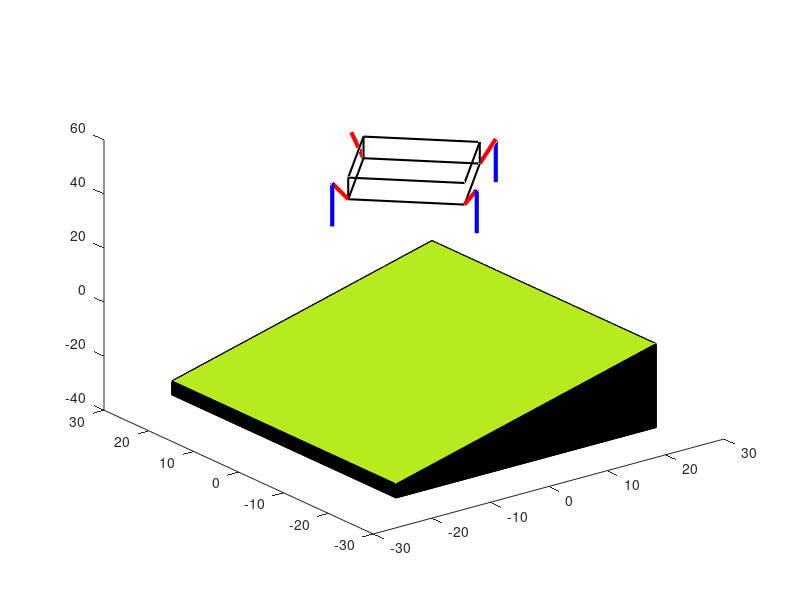

This figure's MATLAB source: (Note: this script raises an error after producing the figure.)
clc; clear; close all;


%@@@@@@@@@@@@@@@@@@@@@@@@@@@@@@@@@@@@@@@@@@@@@@@@@@@@@@@@@@@@@@@@@@@@@@@@@@@@@@@@@@@@@@@@@@@@@@@@@@@@@@Leg Landing variable setting지면으로부터 50위에있음


L_ang1_east = 430;                                                % L1 이동경로설정(EAST)
L_theta1_east = L_ang1_east*(pi/180);
L_r1_east = 8;                                                    % L1 원의반지름
L_x1_east = L_r1_east*cos(L_theta1_east)+11.25;                   % X축 평행이동 및 설정
L_z1_east = L_r1_east*sin(L_theta1_east)+50 ;                     % Z축 설정

L_ang2_east = 430;                                                % L2 이동경로 설정(EAST)
L_theta2_east = L_ang2_east*(pi/180);
L_r2_east = 8;                                                    % L2 원의반지름
L_x2_east = L_r2_east*cos(L_theta2_east)+11.25;                   % X축 평행이동 및 설정
L_z2_east = L_r2_east*sin(L_theta2_east)+34;                      % Z축 평행이동 및 설정
    
L_ang1_west = 110;                                                % L1 이동경로설정(WEST)
L_theta1_west = L_ang1_west*(pi/180);
L_r1_west = 8;                                                    % L1 원의반지름
L_x1_west = L_r1_west*cos(L_theta1_west)-11.25;                   % X축 평행이동 및 설정 
L_z1_west = L_r1_west*sin(L_theta1_west)+50;                      % Z축 설정

L_ang2_west = 110;                                                % L2 이동경로 설정(WEST)
L_theta2_west = L_ang2_west*(pi/180);
L_r2_west = 8;                                                    % L2원의반지름
L_x2_west = L_r2_west*cos(L_theta2_west)-11.25;                   % X축 평행이동 및 설정
L_z2_west = L_r2_west*sin(L_theta2_west)+34;                      % Z축 평행이동 및 설정

L_ang1_north = 430;                                               % L1 이동경로설정(NORTH)
L_theta1_north = L_ang1_north*(pi/180);
L_r1_north = 8;                                                   % 원의반지름
L_y1_north = L_r1_north*cos(L_theta1_north)+11.25;                % Y축 평행이동 및 설정 
L_z1_north = L_r1_north*sin(L_theta1_north)+50;                   % Z축 설정

L_ang2_north = 430;                                               % L2 이동경로 설정(NORTH)
L_theta2_north = L_ang2_north*(pi/180);
L_r2_north = 8;                                                   % 원의반지름
L_y2_north = L_r2_north*cos(L_theta2_north)+11.25;                % Y축 평행이동 및 설정
L_z2_north = L_r2_north*sin(L_theta2_north)+34;                   % Z축 평행이동 및 설정

L_ang1_south = 110;                                               % L1 이동경로설정(SOUTH)
L_theta1_south = L_ang1_south*(pi/180);
L_r1_south = 8;                                                   % 원의반지름
L_y1_south = L_r1_south*cos(L_theta1_south)-11.25;                % Y축 평행이동 및 설정 
L_z1_south = L_r1_south*sin(L_theta1_south)+50;                   % Z축 설정

L_ang2_south = 110;                                               % L2 이동경로 설정(SOUTH)
L_theta2_south = L_ang2_south*(pi/180);
L_r2_south = 8;                                                   % 원의반지름
L_y2_south = L_r2_south*cos(L_theta2_south)-11.25;                % Y축 평행이동 및 설정
L_z2_south = L_r2_south*sin(L_theta2_south)+34;                   % Z축 평행이동 및 설정


%@@@@@@@@@@@@@@@@@@@@@@@@@@@@@@@@@@@@@@@@@@@@@@@@@@@@@@@@@@@@@@@@@@@@@@@@@@@@@@@@@@@@@@@@@@@@@@@@@@@@@@Leg down variable setting


Legd_ang1_east = 430;                                                   % L1 이동경로설정(EAST)
Legd_theta1_east = Legd_ang1_east*(pi/180);
Legd_r1_east = 8;                                                       % L1 원의반지름
Legd_x1_east = Legd_r1_east*cos(Legd_theta1_east)+11.25;                % X축 평행이동 및 설정
Legd_z1_east = Legd_r1_east*sin(Legd_theta1_east);                      % Z축 설정

Legd_ang2_east = 430;                                                   % L2 이동경로 설정(EAST)
Legd_theta2_east = Legd_ang2_east*(pi/180);
Legd_r2_east = 8;                                                       % L2 원의반지름
Legd_x2_east = Legd_r2_east*cos(Legd_theta2_east)+11.25;                % X축 평행이동 및 설정
Legd_z2_east = Legd_r2_east*sin(Legd_theta2_east)-16;                   % Z축 평행이동 및 설정

Legd_ang1_west = [110:1:260];                                           % L1 이동경로설정(WEST)
Legd_theta1_west = Legd_ang1_west*(pi/180);
Legd_r1_west = 8;                                                       % L1 원의반지름
Legd_x1_west = Legd_r1_west*cos(Legd_theta1_west)-11.25;                % X축 평행이동 및 설정 
Legd_z1_west = Legd_r1_west*sin(Legd_theta1_west);                      % Z축 설정

Legd_ang2_west = [110:1:260];                                           % L2 이동경로 설정(WEST)
Legd_theta2_west = Legd_ang2_west*(pi/180);
Legd_r2_west = 8;                                                       % L2원의반지름
Legd_x2_west = Legd_r2_west*cos(Legd_theta2_west)-11.25;                % X축 평행이동 및 설정
Legd_z2_west = Legd_r2_west*sin(Legd_theta2_west)-16;                   % Z축 평행이동 및 설정

Legd_ang1_north = [430:-1:356,linspace(356,356,76)];                    % L1 이동경로설정(NORTH)
Legd_theta1_north = Legd_ang1_north*(pi/180);
Legd_r1_north = 8;                                                      % 원의반지름
Legd_y1_north = Legd_r1_north*cos(Legd_theta1_north)+11.25;             % Y축 평행이동 및 설정 
Legd_z1_north = Legd_r1_north*sin(Legd_theta1_north);                   % Z축 설정

Legd_ang2_north = [430:-1:356,linspace(356,356,76)];                    % L2 이동경로 설정(NORTH)
Legd_theta2_north = Legd_ang2_north*(pi/180);
Legd_r2_north = 8;                                                      % 원의반지름
Legd_y2_north = Legd_r2_north*cos(Legd_theta2_north)+11.25;             % Y축 평행이동 및 설정
Legd_z2_north = Legd_r2_north*sin(Legd_theta2_north)-16;                % Z축 평행이동 및 설정

Legd_ang1_south = [110:1:184,linspace(184,184,76)];                     % L1 이동경로설정(SOUTH)
Legd_theta1_south = Legd_ang1_south*(pi/180);
Legd_r1_south = 8;                                                      % 원의반지름
Legd_y1_south = Legd_r1_south*cos(Legd_theta1_south)-11.25;             % Y축 평행이동 및 설정 
Legd_z1_south = Legd_r1_south*sin(Legd_theta1_south);                   % Z축 설정

Legd_ang2_south = [110:1:184,linspace(184,184,76)];                     % L2 이동경로 설정(SOUTH)
Legd_theta2_south = Legd_ang2_south*(pi/180);
Legd_r2_south = 8;                                                      % 원의반지름
Legd_y2_south = Legd_r2_south*cos(Legd_theta2_south)-11.25;             % Y축 평행이동 및 설정
Legd_z2_south = Legd_r2_south*sin(Legd_theta2_south)-16;                % Z축 평행이동 및 설정


%@@@@@@@@@@@@@@@@@@@@@@@@@@@@@@@@@@@@@@@@@@@@@@@@@@@@@@@@@@@@@@@@@@@@@@@@@@@@@@@@@@@@@@@@@@@@@@@@@@@@@@Leg up variable setting


Legu_ang1_east = 430;                                                   % L1 이동경로설정(EAST)
Legu_theta1_east = Legu_ang1_east*(pi/180);
Legu_r1_east = 8;                                                       % L1 원의반지름
Legu_x1_east = Legu_r1_east*cos(Legu_theta1_east)+11.25;                % X축 평행이동 및 설정
Legu_z1_east = Legu_r1_east*sin(Legu_theta1_east);                      % Z축 설정

Legu_ang2_east = 430;                                                   % L2 이동경로 설정(EAST)
Legu_theta2_east = Legu_ang2_east*(pi/180);
Legu_r2_east = 8;                                                       % L2 원의반지름
Legu_x2_east = Legu_r2_east*cos(Legu_theta2_east)+11.25;                % X축 평행이동 및 설정
Legu_z2_east = Legu_r2_east*sin(Legu_theta2_east)-16;                   % Z축 평행이동 및 설정

Legu_ang1_west = [260:-1:110];                                          % L1 이동경로설정(WEST)
Legu_theta1_west = Legu_ang1_west*(pi/180);
Legu_r1_west = 8;                                                       % L1 원의반지름
Legu_x1_west = Legu_r1_west*cos(Legu_theta1_west)-11.25;                % X축 평행이동 및 설정 
Legu_z1_west = Legu_r1_west*sin(Legu_theta1_west);                      % Z축 설정

Legu_ang2_west = [260:-1:110];                                          % L2 이동경로 설정(WEST)
Legu_theta2_west = Legu_ang2_west*(pi/180);
Legu_r2_west = 8;                                                       % L2원의반지름
Legu_x2_west = Legu_r2_west*cos(Legu_theta2_west)-11.25;                % X축 평행이동 및 설정
Legu_z2_west = Legu_r2_west*sin(Legu_theta2_west)-16;                   % Z축 평행이동 및 설정

Legu_ang1_north = [356:1:430,linspace(430,430,76)];                     % L1 이동경로설정(NORTH)
Legu_theta1_north = Legu_ang1_north*(pi/180);
Legu_r1_north = 8;                                                      % 원의반지름
Legu_y1_north = Legu_r1_north*cos(Legu_theta1_north)+11.25;             % Y축 평행이동 및 설정 
Legu_z1_north = Legu_r1_north*sin(Legu_theta1_north);                   % Z축 설정

Legu_ang2_north = [356:1:430,linspace(430,430,76)];                     % L2 이동경로 설정(NORTH)
Legu_theta2_north = Legu_ang2_north*(pi/180);
Legu_r2_north = 8;                                                      % 원의반지름
Legu_y2_north = Legu_r2_north*cos(Legu_theta2_north)+11.25;             % Y축 평행이동 및 설정
Legu_z2_north = Legu_r2_north*sin(Legu_theta2_north)-16;                % Z축 평행이동 및 설정

Legu_ang1_south = [184:-1:110,linspace(110,110,76)];                    % L1 이동경로설정(SOUTH)
Legu_theta1_south = Legu_ang1_south*(pi/180);
Legu_r1_south = 8;                                                      % 원의반지름
Legu_y1_south = Legu_r1_south*cos(Legu_theta1_south)-11.25;             % Y축 평행이동 및 설정 
Legu_z1_south = Legu_r1_south*sin(Legu_theta1_south);                   % Z축 설정

Legu_ang2_south = [184:-1:110,linspace(110,110,76)];                    % L2 이동경로 설정(SOUTH)
Legu_theta2_south = Legu_ang2_south*(pi/180);
Legu_r2_south = 8;                                                      % 원의반지름
Legu_y2_south = Legu_r2_south*cos(Legu_theta2_south)-11.25;             % Y축 평행이동 및 설정
Legu_z2_south = Legu_r2_south*sin(Legu_theta2_south)-16;                % Z축 평행이동 및 설정


%@@@@@@@@@@@@@@@@@@@@@@@@@@@@@@@@@@@@@@@@@@@@@@@@@@@@@@@@@@@@@@@@@@@@@@@@@@@@@@@@@@@@@@@@@@@@@@@@@@@@@@Leg take off variable setting


T_ang1_east = 430;                                                     % L1 이동경로설정(EAST)
T_theta1_east = T_ang1_east*(pi/180);
T_r1_east = 8;                                                         % L1 원의반지름
T_x1_east = T_r1_east*cos(T_theta1_east)+11.25;                        % X축 평행이동 및 설정
T_z1_east = T_r1_east*sin(T_theta1_east) ;                             % Z축 설정

T_ang2_east = 430;                                                     % L2 이동경로 설정(EAST)
T_theta2_east = T_ang2_east*(pi/180);
T_r2_east = 8;                                                         % L2 원의반지름
T_x2_east = T_r2_east*cos(T_theta2_east)+11.25;                        % X축 평행이동 및 설정
T_z2_east = T_r2_east*sin(T_theta2_east)-16;                           % Z축 평행이동 및 설정

T_ang1_west = 110;                                                     % L1 이동경로설정(WEST)
T_theta1_west = T_ang1_west*(pi/180);
T_r1_west = 8;                                                         % L1 원의반지름
T_x1_west = T_r1_west*cos(T_theta1_west)-11.25;                        % X축 평행이동 및 설정 
T_z1_west = T_r1_west*sin(T_theta1_west);                              % Z축 설정

T_ang2_west = 110;                                                     % L2 이동경로 설정(WEST)
T_theta2_west = T_ang2_west*(pi/180);
T_r2_west = 8;                                                         % L2원의반지름
T_x2_west = T_r2_west*cos(T_theta2_west)-11.25;                        % X축 평행이동 및 설정
T_z2_west = T_r2_west*sin(T_theta2_west)-16;                           % Z축 평행이동 및 설정

T_ang1_north = 430;                                                    % L1 이동경로설정(NORTH)
T_theta1_north = T_ang1_north*(pi/180);
T_r1_north = 8;                                                        % 원의반지름
T_y1_north = T_r1_north*cos(T_theta1_north)+11.25;                     % Y축 평행이동 및 설정 
T_z1_north = T_r1_north*sin(T_theta1_north);                           % Z축 설정

T_ang2_north = 430;                                                    % L2 이동경로 설정(NORTH)
T_theta2_north = T_ang2_north*(pi/180);
T_r2_north = 8;                                                        % 원의반지름
T_y2_north = T_r2_north*cos(T_theta2_north)+11.25;                     % Y축 평행이동 및 설정
T_z2_north = T_r2_north*sin(T_theta2_north)-16;                        % Z축 평행이동 및 설정

T_ang1_south = 110;                                                    % L1 이동경로설정(SOUTH)
T_theta1_south = T_ang1_south*(pi/180);
T_r1_south = 8;                                                        % 원의반지름
T_y1_south = T_r1_south*cos(T_theta1_south)-11.25;                     % Y축 평행이동 및 설정 
T_z1_south = T_r1_south*sin(T_theta1_south);                           % Z축 설정

T_ang2_south = 110;                                                    % L2 이동경로 설정(SOUTH)
T_theta2_south = T_ang2_south*(pi/180);
T_r2_south = 8;                                                        % 원의반지름
T_y2_south = T_r2_south*cos(T_theta2_south)-11.25;                     % Y축 평행이동 및 설정
T_z2_south = T_r2_south*sin(T_theta2_south)-16;                        % Z축 평행이동 및 설정


%@@@@@@@@@@@@@@@@@@@@@@@@@@@@@@@@@@@@@@@@@@@@@@@@@@@@@@@@@@@@@@@@@@@@@@@@@@@@@@@@@@@@@@@@@@@@@@@@@@@@@@draw figure


hf = figure;                             %figure창생성
ha = axes(hf);                           %figure창에 좌표넣기


%@@@@@@@@@@@@@@@@@@@@@@@@@@@@@@@@@@@@@@@@@@@@@@@@@@@@@@@@@@@@@@@@@@@@@@@@@@@@@@@@@@@@@@@@@@@@@@@@@@@@@@draw graph


box_L1 = plot3(ha,[-11.25 0],[0 -11.25],[50 50],'k','Linewidth',1.5);                        %부품넣을공간 생성(밑면)-착륙
hold(ha,'on');                                                                               %한 FIGURE에 2개이상 그래프  
box_L2 = plot3(ha,[0 11.25],[-11.25 0],[50 50],'k','Linewidth',1.5);                         %부품넣을공간 생성(밑면)-착륙
box_L3 = plot3(ha,[11.25 0],[0 11.25],[50 50],'k','Linewidth',1.5);                          %부품넣을공간 생성(밑면)-착륙
box_L4 = plot3(ha,[0 -11.25],[11.25 0],[50 50],'k','Linewidth',1.5);                         %부품넣을공간 생성(밑면)-착륙
box_L5 = plot3(ha,[0 0],[-11.25 -11.25],[50 50],'k','Linewidth',1.5);                        %부품넣을공간 생성(높이)-착륙
box_L6 = plot3(ha,[11.25 11.25],[0 0],[50 58],'k','Linewidth',1.5);                          %부품넣을공간 생성(높이)-착륙
box_L7 = plot3(ha,[0 0],[11.25 11.25],[50 58],'k','Linewidth',1.5);                          %부품넣을공간 생성(높이)-착륙
box_L8 = plot3(ha,[-11.25 -11.25],[0 0],[50 58],'k','Linewidth',1.5);                        %부품넣을공간 생성(높이)-착륙
box_L9 = plot3(ha,[-11.25 0],[0 -11.25],[58 58],'k','Linewidth',1.5);                        %부품넣을공간 생성(윗면)-착륙
box_L10 = plot3(ha,[0 11.25],[-11.25 0],[58 58],'k','Linewidth',1.5);                        %부품넣을공간 생성(윗면)-착륙
box_L11 = plot3(ha,[11.25 0],[0 11.25],[58 58],'k','Linewidth',1.5);                         %부품넣을공간 생성(윗면)-착륙
box_L12 = plot3(ha,[0 -11.25],[11.25 0],[58 58],'k','Linewidth',1.5);                        %부품넣을공간 생성(윗면)-착륙

Leg_L1 = plot3(ha,[11.25 L_x1_east],[0 0],[50 L_z1_east],'r','Linewidth',3);                         %EAST_L1 다리생성-착륙
Leg_L2 = plot3(ha,[L_x1_east L_x2_east],[0 0],[L_z1_east L_z2_east],'b','Linewidth',3);              %EAST_L2 다리생성-착륙
Leg_L3 = plot3(ha,[-11.25 L_x1_west],[0 0],[50 L_z1_west],'r','Linewidth',3);                        %WEST_L1 다리생성-착륙
Leg_L4 = plot3(ha,[L_x1_west L_x2_west],[0 0],[L_z1_west L_z2_west],'b','Linewidth',3);              %WEST_L2 다리생성-착륙
Leg_L5 = plot3(ha,[0 0],[11.25 L_y1_north],[50 L_z1_north],'r','Linewidth',3);                       %NORTH_L1 다리생성-착륙
Leg_L6 = plot3(ha,[0 0],[L_y1_north L_y2_north],[L_z1_north L_z1_north],'b','Linewidth',3);          %NORTH_L2 다리생성-착륙
Leg_L7 = plot3(ha,[0 0],[-11.25 L_y1_south],[50 L_z1_south],'r','Linewidth',3);                      %SOUTH_L1 다리생성-착륙
Leg_L8 = plot3(ha,[0 0],[L_y1_south L_y2_south],[L_z1_south L_z2_south],'b','Linewidth',3);          %SOUTH_L2 다리생성-착륙


%@@@@@@@@@@@@@@@@@@@@@@@@@@@@@@@@@@@@@@@@@@@@@@@@@@@@@@@@@@@@@@@@@@@@@@@@@@@@@@@@@@@@@@@@@@@@@@@@@@@@@@draw slop


vertex=[-22.25 -25 -35 ; 22.25 -25 -35; 22.25 25 -35; -22.25 25 -35; -22.25 -25 -29.9; 22.25 -25 -4; 22.25 25 -4; -22.25 25 -29.9];
face = [1 2 3 4; 1 2 6 5; 2 3 7 6; 3 4 8 7; 1 4 8 5; 5 6 7 8];
Ic=[0 0 0;0 0 0 ;0 0 0;0 0 0;0 0 0; 0.71 0.92 0.12];
slop = patch('Faces',face,'Vertices',vertex,'FaceVertexCData',Ic,'FaceColor','flat');         
alpha(slop,0.3)                                                                                      %경사면 투명도 조정


%@@@@@@@@@@@@@@@@@@@@@@@@@@@@@@@@@@@@@@@@@@@@@@@@@@@@@@@@@@@@@@@@@@@@@@@@@@@@@@@@@@@@@@@@@@@@@@@@@@@@@@camera setting


axis(ha,'equal');                        %좌표에서 x축, y축 길이 동일
set(ha,'XLim',[-40 40]);                 %좌표에서 x축 설정
set(ha,'YLim',[-40 40]);                 %좌표에서 y축 설정
set(ha,'ZLim',[-40 70]);                 %좌표에서 y축 설정
grid(ha,'on');                           %좌표에 그리드 넣기
xlabel(ha,'X');
ylabel(ha,'Y');
zlabel(ha,'Z'); 
title(ha,'slope30 Landing');

set(ha,'XTickLabelMode','auto');                  %cam x축 좌표고정
set(ha,'XTickMode','auto');
set(ha,'YTickLabelMode','auto');                  %cam y축 좌표고정
set(ha,'YTickMode','auto');
set(ha,'ZTickLabelMode','auto');                  %cam z축 좌표고정
set(ha,'ZTickMode','auto');

%@@@@@@@@@@@@@@@@@@@@@@@@@@@@@@@@@@@@@@@@@@@@@@@@@@@@@@@@@@@@@@@@@@@@@@@@@@@@@@@@@@@@@@@@@@@@@@@@@@@@@@Landing!

aL=linspace(1,1,50);                                 %1값을 50개 만들기
cam_angL = linspace(45,90,length(aL)); 
                             
for iL = 1:length(aL)                                 %50번반복
set(box_L1,'ZData',[50-iL 50-iL]);                    %시작위치는 밑변:50,윗면:58 이며, 1씩 감소(50번 반복)
set(box_L2,'ZData',[50-iL 50-iL]);
set(box_L3,'ZData',[50-iL 50-iL]);
set(box_L4,'ZData',[50-iL 50-iL]);
set(box_L5,'ZData',[50-iL 58-iL]);
set(box_L6,'ZData',[50-iL 58-iL]);
set(box_L7,'ZData',[50-iL 58-iL]);
set(box_L8,'ZData',[50-iL 58-iL]);
set(box_L9,'ZData',[58-iL 58-iL]);
set(box_L10,'ZData',[58-iL 58-iL]);
set(box_L11,'ZData',[58-iL 58-iL]);
set(box_L12,'ZData',[58-iL 58-iL]);
set(Leg_L1,'ZData',[50-iL L_z1_east-iL]);
set(Leg_L2,'ZData',[L_z1_east-iL L_z2_east-iL]);
set(Leg_L3,'ZData',[50-iL L_z1_west-iL]);
set(Leg_L4,'ZData',[L_z1_west-iL L_z2_west-iL]);
set(Leg_L5,'ZData',[50-iL L_z1_north-iL]);
set(Leg_L6,'ZData',[L_z1_north-iL L_z2_north-iL]);
set(Leg_L7,'ZData',[50-iL L_z1_south-iL]);
set(Leg_L8,'ZData',[L_z1_south-iL L_z2_south-iL]);
pause(0.08);                                        %0.08초딜레이

cam_xL = 80*cos(cam_angL(iL)*pi/180);                                   %x축 으로 돌아가는범위 조절
cam_yL = 80*sin(cam_angL(iL)*pi/180);                                   %y축 으로 돌아가는범위 조절
cam_zL = 15;                                                               %z축은 고정(위에서 내려다보기)
set(ha,'CameraPosition',[cam_xL cam_yL cam_zL]);                            %cam의 handle속성값 바꾸기

end

pause(2);                                           %착륙후 1초쉬기 

delete(Leg_L1);                 %랜딩용 다리지우기
delete(Leg_L2);                 %랜딩용 다리지우기
delete(Leg_L3);                 %랜딩용 다리지우기
delete(Leg_L4);                 %랜딩용 다리지우기
delete(Leg_L5);                 %랜딩용 다리지우기
delete(Leg_L6);                 %랜딩용 다리지우기
delete(Leg_L7);                 %랜딩용 다리지우기
delete(Leg_L8);                 %랜딩용 다리지우기


%@@@@@@@@@@@@@@@@@@@@@@@@@@@@@@@@@@@@@@@@@@@@@@@@@@@@@@@@@@@@@@@@@@@@@@@@@@@@@@@@@@@@@@@@@@@@@@@@@@@@@@Leg down!


Leg_d1 = plot3(ha,[11.25 Legd_x1_east],[0 0],[0 Legd_z1_east],'r','Linewidth',3);                                        %EAST_L1 다리생성-접기
Leg_d2 = plot3(ha,[Legd_x1_east Legd_x2_east],[0 0],[Legd_z1_east Legd_z2_east],'b','Linewidth',3);                      %EAST_L2 다리생성-접기
Leg_d3 = plot3(ha,[-11.25 Legd_x1_west(8)],[0 0],[0 Legd_z1_west(8)],'r','Linewidth',3);                                 %WEST_L1 다리생성-접기
Leg_d4 = plot3(ha,[Legd_x1_west(8) Legd_x2_west(8)],[0 0],[Legd_z1_west(8) Legd_z2_west(8)],'b','Linewidth',3);          %WEST_L2 다리생성-접기
Leg_d5 = plot3(ha,[0 0],[11.25 Legd_y1_north(8)],[0 Legd_z1_north(8)],'r','Linewidth',3);                                %NORTH_L1 다리생성-접기
Leg_d6 = plot3(ha,[0 0],[Legd_y1_north(8) Legd_y2_north(8)],[Legd_z1_north(8) Legd_z2_north(8)],'b','Linewidth',3);      %NORTH_L2 다리생성-접기
Leg_d7 = plot3(ha,[0 0],[-11.25 Legd_y1_south(8)],[0 Legd_z1_south(8)],'r','Linewidth',3);                               %SOUTH_L1 다리생성-접기
Leg_d8 = plot3(ha,[0 0],[Legd_y1_south(8) Legd_y2_south(8)],[Legd_z1_south(8) Legd_z2_south(8)],'b','Linewidth',3);      %SOUTH_L2 다리생성-접기

cam_ang_Legd = linspace(90,270,length(Legu_theta1_west));                            %Legu_theta1_west와 cam_ang의 벡터값이 같아야하므로 linspace를 이용해 벡터값 맞추기

for i_ptd = 1:length(Legd_theta1_west)                                         %애니매이션 실행 1부터theta_west크기까지 반복

    set(Leg_d3,'XData',[-11.25 Legd_x1_west(i_ptd)], ...                       %L1_WEST 이동하는 선의 x좌표 y좌표를 handle을 이용해 좌표값 반복설정
        'ZData',[0 Legd_z1_west(i_ptd)]           );
    set(Leg_d4,'XData',[Legd_x1_west(i_ptd) Legd_x2_west(i_ptd)], ...          %L2_WEST 이동하는 선의 x좌표 y좌표를 handle을  이용해 좌표값 반복설정
        'ZData',[Legd_z1_west(i_ptd) Legd_z2_west(i_ptd)]      );
    set(Leg_d5,'YData',[11.25 Legd_y1_north(i_ptd)], ...                       %L1_NORTH 이동하는 선의 x좌표 y좌표를 handle을 이용해 좌표값 반복설정
        'ZData',[0 Legd_z1_north(i_ptd)]           );
    set(Leg_d6,'YData',[Legd_y1_north(i_ptd) Legd_y2_north(i_ptd)], ...        %L2_NORTH 이동하는 선의 x좌표 y좌표를 handle을  이용해 좌표값 반복설정
        'ZData',[Legd_z1_north(i_ptd) Legd_z2_north(i_ptd)]      );
    set(Leg_d7,'YData',[-11.25 Legd_y1_south(i_ptd)], ...                      %L1_SOUTH 이동하는 선의 x좌표 y좌표를 handle을 이용해 좌표값 반복설정
        'ZData',[0 Legd_z1_south(i_ptd)]           );
    set(Leg_d8,'YData',[Legd_y1_south(i_ptd) Legd_y2_south(i_ptd)], ...        %L2_SOUTH 이동하는 선의 x좌표 y좌표를 handle을  이용해 좌표값 반복설정
        'ZData',[Legd_z1_south(i_ptd) Legd_z2_south(i_ptd)]      );

    cam_x_Legd = 80*cos(cam_ang_Legd(i_ptd)*pi/180);                                     %x축 으로 돌아가는범위 조절
    cam_y_Legd = 80*sin(cam_ang_Legd(i_ptd)*pi/180);                                     %y축 으로 돌아가는범위 조절
    cam_z_Legd = 15;                                                                 %z축은 고정(위에서 내려다보기)
    set(ha,'CameraPosition',[cam_x_Legd cam_y_Legd cam_z_Legd]);                              %cam의 handle속성값 바꾸기

    pause(0.08);                                                               %0.035초 딜레이 0에가까울수록 빠름(drawnow함수 이용시 제일 빠름)
end

pause(2);    

delete(Leg_d1);                 %랜딩용 다리지우기
delete(Leg_d2);                 %랜딩용 다리지우기
delete(Leg_d3);                 %랜딩용 다리지우기
delete(Leg_d4);                 %랜딩용 다리지우기
delete(Leg_d5);                 %랜딩용 다리지우기
delete(Leg_d6);                 %랜딩용 다리지우기
delete(Leg_d7);                 %랜딩용 다리지우기
delete(Leg_d8);                 %랜딩용 다리지우기

%@@@@@@@@@@@@@@@@@@@@@@@@@@@@@@@@@@@@@@@@@@@@@@@@@@@@@@@@@@@@@@@@@@@@@@@@@@@@@@@@@@@@@@@@@@@@@@@@@@@@@@Leg up!





Leg_u1 = plot3(ha,[11.25 Legu_x1_east],[0 0],[0 Legu_z1_east],'r','Linewidth',3);                                    %EAST_L1 다리생성-펴기
Leg_u2 = plot3(ha,[Legu_x1_east Legu_x2_east],[0 0],[Legu_z1_east Legu_z2_east],'b','Linewidth',3);                  %EAST_L2 다리생성-펴기
Leg_u3 = plot3(ha,[-11.25 Legu_x1_west(8)],[0 0],[0 Legu_z1_west(8)],'r','Linewidth',3);                             %WEST_L1 다리생성-펴기
Leg_u4 = plot3(ha,[Legu_x1_west(8) Legu_x2_west(8)],[0 0],[Legu_z1_west(8) Legu_z2_west(8)],'b','Linewidth',3);      %WEST_L2 다리생성-펴기
Leg_u5 = plot3(ha,[0 0],[11.25 Legu_y1_north(8)],[0 Legu_z1_north(8)],'r','Linewidth',3);                            %NORTH_L1 다리생성-펴기
Leg_u6 = plot3(ha,[0 0],[Legu_y1_north(8) Legu_y2_north(8)],[Legu_z1_north(8) Legu_z2_north(8)],'b','Linewidth',3);  %NORTH_L2 다리생성-펴기
Leg_u7 = plot3(ha,[0 0],[-11.25 Legu_y1_south(8)],[0 Legu_z1_south(8)],'r','Linewidth',3);                           %SOUTH_L1 다리생성-펴기
Leg_u8 = plot3(ha,[0 0],[Legu_y1_south(8) Legu_y2_south(8)],[Legu_z1_south(8) Legu_z2_south(8)],'b','Linewidth',3);  %SOUTH_L2 다리생성-펴기

cam_ang_Legu = linspace(270,90,length(Legu_theta1_west));                    %Legu_theta1_west와 cam_ang의 벡터값이 같아야하므로 linspace를 이용해 벡터값 맞추기

for i_ptu = 1:length(Legu_theta1_west)                                       %애니매이션 실행 1부터theta_west크기까지 반복

    set(Leg_u3,'XData',[-11.25 Legu_x1_west(i_ptu)], ...                     %L1_WEST 이동하는 선의 x좌표 y좌표를 handle을 이용해 좌표값 반복설정
        'ZData',[0 Legu_z1_west(i_ptu)]           );
    set(Leg_u4,'XData',[Legu_x1_west(i_ptu) Legu_x2_west(i_ptu)], ...        %L2_WEST 이동하는 선의 x좌표 y좌표를 handle을  이용해 좌표값 반복설정
        'ZData',[Legu_z1_west(i_ptu) Legu_z2_west(i_ptu)]      );
    set(Leg_u5,'YData',[11.25 Legu_y1_north(i_ptu)], ...                     %L1_NORTH 이동하는 선의 x좌표 y좌표를 handle을 이용해 좌표값 반복설정
        'ZData',[0 Legu_z1_north(i_ptu)]           );
    set(Leg_u6,'YData',[Legu_y1_north(i_ptu) Legu_y2_north(i_ptu)], ...      %L2_NORTH 이동하는 선의 x좌표 y좌표를 handle을  이용해 좌표값 반복설정
        'ZData',[Legu_z1_north(i_ptu) Legu_z2_north(i_ptu)]      );
    set(Leg_u7,'YData',[-11.25 Legu_y1_south(i_ptu)], ...                    %L1_SOUTH 이동하는 선의 x좌표 y좌표를 handle을 이용해 좌표값 반복설정
        'ZData',[0 Legu_z1_south(i_ptu)]           );
    set(Leg_u8,'YData',[Legu_y1_south(i_ptu) Legu_y2_south(i_ptu)], ...      %L2_SOUTH 이동하는 선의 x좌표 y좌표를 handle을  이용해 좌표값 반복설정
        'ZData',[Legu_z1_south(i_ptu) Legu_z2_south(i_ptu)]      );

    cam_x_Legu = 80*cos(cam_ang_Legu(i_ptu)*pi/180);                              %x축 으로 돌아가는범위 조절
    cam_y_Legu = 80*sin(cam_ang_Legu(i_ptu)*pi/180);                              %y축 으로 돌아가는범위 조절
    cam_z_Legu = 15;                                                               %z축은 고정(위에서 내려다보기)
    set(ha,'CameraPosition',[cam_x_Legu cam_y_Legu cam_z_Legu]);                  %cam의 handle속성값 바꾸기

    pause(0.08);                                                                  %0.08초 딜레이 0에가까울수록 빠름(drawnow함수 이용시 제일 빠름)
end

pause(2);    

delete(Leg_u1);                 %랜딩용 다리지우기
delete(Leg_u2);                 %랜딩용 다리지우기
delete(Leg_u3);                 %랜딩용 다리지우기
delete(Leg_u4);                 %랜딩용 다리지우기
delete(Leg_u5);                 %랜딩용 다리지우기
delete(Leg_u6);                 %랜딩용 다리지우기
delete(Leg_u7);                 %랜딩용 다리지우기
delete(Leg_u8);                 %랜딩용 다리지우기
delete(box_L1);                 %랜딩용 몸체지우기
delete(box_L2);                 %랜딩용 몸체지우기
delete(box_L3);                 %랜딩용 몸체지우기
delete(box_L4);                 %랜딩용 몸체지우기
delete(box_L5);                 %랜딩용 몸체지우기
delete(box_L6);                 %랜딩용 몸체지우기
delete(box_L7);                 %랜딩용 몸체지우기
delete(box_L8);                 %랜딩용 몸체지우기
delete(box_L9);                 %랜딩용 몸체지우기
delete(box_L10);                %랜딩용 몸체지우기
delete(box_L11);                %랜딩용 몸체지우기
delete(box_L12);                %랜딩용 몸체지우기



%@@@@@@@@@@@@@@@@@@@@@@@@@@@@@@@@@@@@@@@@@@@@@@@@@@@@@@@@@@@@@@@@@@@@@@@@@@@@@@@@@@@@@@@@@@@@@@@@@@@@@@Take off!


box_T1 = plot3(ha,[-11.25 0],[0 -11.25],[0 0],'k','Linewidth',1.5);                          %부품넣을공간 생성(밑면)-이륙
box_T2 = plot3(ha,[0 11.25],[-11.25 0],[0 0],'k','Linewidth',1.5);                           %부품넣을공간 생성(밑면)-이륙
box_T3 = plot3(ha,[11.25 0],[0 11.25],[0 0],'k','Linewidth',1.5);                            %부품넣을공간 생성(밑면)-이륙
box_T4 = plot3(ha,[0 -11.25],[11.25 0],[0 0],'k','Linewidth',1.5);                           %부품넣을공간 생성(밑면)-이륙
box_T5 = plot3(ha,[0 0],[-11.25 -11.25],[0 0],'k','Linewidth',1.5);                          %부품넣을공간 생성(높이)-이륙
box_T6 = plot3(ha,[11.25 11.25],[0 0],[0 8],'k','Linewidth',1.5);                            %부품넣을공간 생성(높이)-이륙
box_T7 = plot3(ha,[0 0],[11.25 11.25],[0 8],'k','Linewidth',1.5);                            %부품넣을공간 생성(높이)-이륙
box_T8 = plot3(ha,[-11.25 -11.25],[0 0],[0 8],'k','Linewidth',1.5);                          %부품넣을공간 생성(높이)-이륙
box_T9 = plot3(ha,[-11.25 0],[0 -11.25],[8 8],'k','Linewidth',1.5);                          %부품넣을공간 생성(윗면)-이륙
box_T10 = plot3(ha,[0 11.25],[-11.25 0],[8 8],'k','Linewidth',1.5);                          %부품넣을공간 생성(윗면)-이륙
box_T11 = plot3(ha,[11.25 0],[0 11.25],[8 8],'k','Linewidth',1.5);                           %부품넣을공간 생성(윗면)-이륙
box_T12 = plot3(ha,[0 -11.25],[11.25 0],[8 8],'k','Linewidth',1.5);                          %부품넣을공간 생성(윗면)-이륙

Leg_T1 = plot3(ha,[11.25 T_x1_east],[0 0],[0 T_z1_east],'r','Linewidth',3);                          %EAST_L1 다리생성-이륙
Leg_T2 = plot3(ha,[T_x1_east T_x2_east],[0 0],[T_z1_east T_z2_east],'b','Linewidth',3);              %EAST_L2 다리생성-이륙
Leg_T3 = plot3(ha,[-11.25 T_x1_west],[0 0],[0 T_z1_west],'r','Linewidth',3);                         %WEST_L1 다리생성-이륙
Leg_T4 = plot3(ha,[T_x1_west T_x2_west],[0 0],[T_z1_west T_z2_west],'b','Linewidth',3);              %WEST_L2 다리생성-이륙
Leg_T5 = plot3(ha,[0 0],[11.25 T_y1_north],[0 T_z1_north],'r','Linewidth',3);                        %NORTH_L1 다리생성-이륙
Leg_T6 = plot3(ha,[0 0],[T_y1_north T_y2_north],[T_z1_north T_z2_north],'b','Linewidth',3);          %NORTH_L2 다리생성-이륙
Leg_T7 = plot3(ha,[0 0],[-11.25 T_y1_south],[0 T_z1_south],'r','Linewidth',3);                       %SOUTH_L1 다리생성-이륙
Leg_T8 = plot3(ha,[0 0],[T_y1_south T_y2_south],[T_z1_south T_z2_south],'b','Linewidth',3);          %SOUTH_L2 다리생성-이륙


aT=linspace(1,1,50);                                 %1값을 50개 만들기
cam_angT = linspace(90,45,length(aT)); 

for iT = 1:length(aT)                                 %50번반복
set(box_T1,'ZData',[iT iT]);                          %시작위치는 밑변:50,윗면:58 이며, 1씩 감소(50번 반복)
set(box_T2,'ZData',[iT iT]);
set(box_T3,'ZData',[iT iT]);
set(box_T4,'ZData',[iT iT]);
set(box_T5,'ZData',[iT 8+iT]);
set(box_T6,'ZData',[iT 8+iT]);
set(box_T7,'ZData',[iT 8+iT]);
set(box_T8,'ZData',[iT 8+iT]);
set(box_T9,'ZData',[8+iT 8+iT]);
set(box_T10,'ZData',[8+iT 8+iT]);
set(box_T11,'ZData',[8+iT 8+iT]);
set(box_T12,'ZData',[8+iT 8+iT]);
set(Leg_T1,'ZData',[iT T_z1_east+iT]);
set(Leg_T2,'ZData',[T_z1_east+iT T_z2_east+iT]);
set(Leg_T3,'ZData',[iT T_z1_west+iT]);
set(Leg_T4,'ZData',[T_z1_west+iT T_z2_west+iT]);
set(Leg_T5,'ZData',[iT T_z1_north+iT]);
set(Leg_T6,'ZData',[T_z1_north+iT T_z2_north+iT]);
set(Leg_T7,'ZData',[iT T_z1_south+iT]);
set(Leg_T8,'ZData',[T_z1_south+iT T_z2_south+iT]);
pause(0.08);                                         %0.08초딜레이

cam_xT = 80*cos(cam_angT(iT)*pi/180);                                   %x축 으로 돌아가는범위 조절
cam_yT = 80*sin(cam_angT(iT)*pi/180);                                   %y축 으로 돌아가는범위 조절
cam_zT = 10;                                                             %z축은 고정(위에서 내려다보기)
set(ha,'CameraPosition',[cam_xT cam_yT cam_zT]);                        %cam의 handle속성값 바꾸기

end
